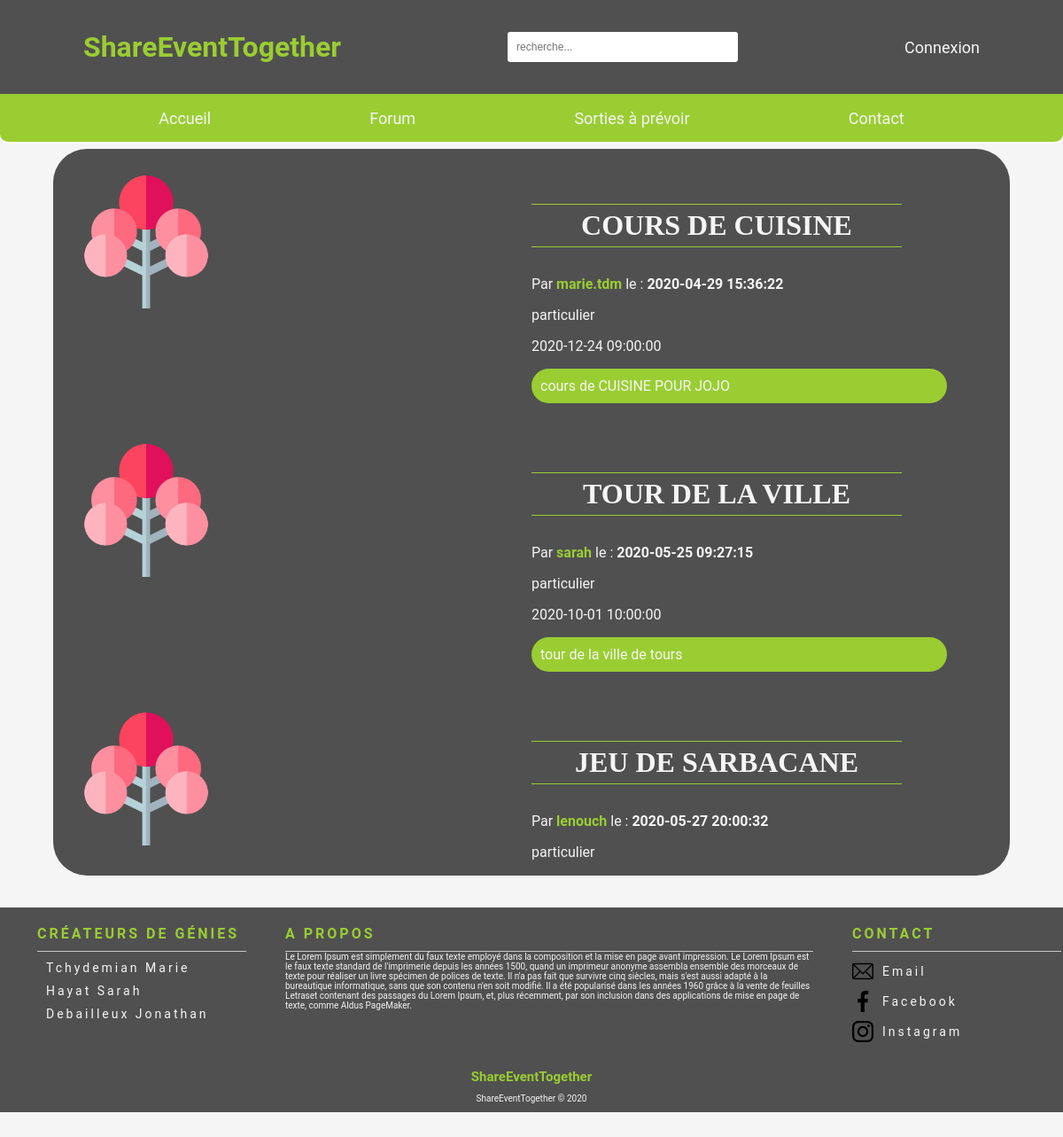
The app's page /php/recherche.php with its own data.
### tables this page shows
CREATE TABLE `evenements` (
  `id_evenement` int(11) NOT NULL,
  `id_utilisateur` int(11) NOT NULL,
  `date_poste` datetime NOT NULL DEFAULT CURRENT_TIMESTAMP,
  `description` text NOT NULL,
  `date_evenement` datetime NOT NULL,
  `titre_evenement` varchar(250) NOT NULL,
  `id_karma` int(11) DEFAULT NULL,
  `id_categorie` int(11) DEFAULT NULL,
  `adresse` varchar(250) NOT NULL,
  `code_postal` int(5) NOT NULL,
  `commune` varchar(250) NOT NULL,
  `x` float DEFAULT NULL,
  `y` float DEFAULT NULL
);

CREATE TABLE `utilisateurs` (
  `id_utilisateur` int(11) NOT NULL,
  `prenom` varchar(100) NOT NULL,
  `nom` varchar(100) NOT NULL,
  `date_naissance` date NOT NULL,
  `adresse` varchar(250) NOT NULL,
  `code_postale` int(5) NOT NULL,
  `pays` varchar(100) NOT NULL,
  `telephone` int(10) NOT NULL,
  `mail` varchar(250) NOT NULL,
  `pseudo` varchar(100) NOT NULL,
  `mot_de_passe` varchar(255) NOT NULL,
  `type_utilisateur` varchar(50) NOT NULL,
  `ville` varchar(200) NOT NULL,
  `date_creation_utilisateur` datetime DEFAULT CURRENT_TIMESTAMP,
  `karma` decimal(4,2) DEFAULT '0.00'
);

### php/recherche.php (the view, shortened to what this page needs)
<?php
require("../controllers/bdd.php");
?>
<!DOCTYPE html>
<html lang="fr">
<head>
    <link rel="stylesheet" href="../assets/css/sortie.css"/>
</head>
<body>
<?php
if (isset($_SESSION['username'])) {
    require("headerConnect.php");
} else {
    require("headerDisconnect.php");
}
$articles = $bdd->query('SELECT * FROM evenements as e LEFT JOIN utilisateurs as u ON e.id_utilisateur = u.id_utilisateur ORDER BY e.date_evenement DESC');
?>
<section class="fond">
    <div class="filter">
        <?php
        if ($articles->rowCount() > 0) {
        while ($donnees = $articles->fetch()) {
            ?>
            <div class="listOfEvent">
                <ul class="collectionItem">
                    <div class="pictureEvent">
                        <img id="imgTree" src="../assets/images/arbre_icon.png"/>
                    </div>
                    <div class="pictureEvent">
                        <h3 class="titleOfEvent"><?php echo $donnees['titre_evenement']; ?> </h3>
                        <p><?php echo "Par " ?> <b><a href="profilUser.php?id_user= <?php echo $donnees['id_utilisateur'] ?>"> <?php echo $donnees['pseudo'] ?></a></b> le : <b> <?php echo $donnees['date_poste'] ?></b></p>
                        <p><?php echo $donnees['type_utilisateur']; ?></p>
                        <p><?php echo $donnees['date_evenement']; ?></p>
                        <p class="description"><?php echo $donnees['description']; ?></p>
                    </div>
                </ul>
            </div>
            <?php
        }
        ?>
    </div>
</section>
<?php
require("footer.php");
?>
</body>
</html>
<?php
} else {
    ?>
    Aucun résultat pour : <?= $search ?>...
    <?php
}
?>

### assets/css/sortie.css (style rules this page uses)
body { margin: 0 !important; font-family: 'Roboto', sans-serif; color: whitesmoke; }
.fond { display: flex; margin-left: 5%; margin-right: 5%; padding: 10px 10px 10px 10px; background: #505050 !important; border-radius: 38px; top: 195px; height: 800px; width: auto; overflow: scroll; }
.fond { display: block; }
#imgTree { width: 150px; }
.pictureEvent { width: 75%; }
.titleOfEvent { border-bottom: solid 1px yellowgreen; border-top: solid 1px yellowgreen; padding: 5px; font-size: 2rem; width: 80%; text-align: center; font-family: cursive; text-transform: uppercase; }
.collectionItem { display: flex; flex-direction: row; margin: 10px; padding: 10px; justify-content: center; }
.description { background-color: yellowgreen; padding: 10px; color: whitesmoke; border-radius: 20px; width: fit-content; width: 88%; }
a { text-decoration: none; color: yellowgreen; }

### assets/css/headerConnect.css (style rules this page uses)
body { margin: 0 !important; font-family: 'Roboto', sans-serif; background-color: whitesmoke; }

### assets/css/footer.css (style rules this page uses)
ul { list-style: none; }

### records on screen
evenements: titre_evenement "COURS DE CUISINE", id_utilisateur.pseudo "marie.tdm", date_poste "2020-04-29 15:36:22", id_utilisateur.type_utilisateur "particulier", date_evenement "2020-12-24 09:00:00", description "cours de CUISINE POUR JOJO"
evenements: titre_evenement "TOUR DE LA VILLE", id_utilisateur.pseudo "sarah", date_poste "2020-05-25 09:27:15", id_utilisateur.type_utilisateur "particulier", date_evenement "2020-10-01 10:00:00", description "tour de la ville de tours"
evenements: titre_evenement "JEU DE SARBACANE", id_utilisateur.pseudo "lenouch", date_poste "2020-05-27 20:00:32", id_utilisateur.type_utilisateur "particulier"
